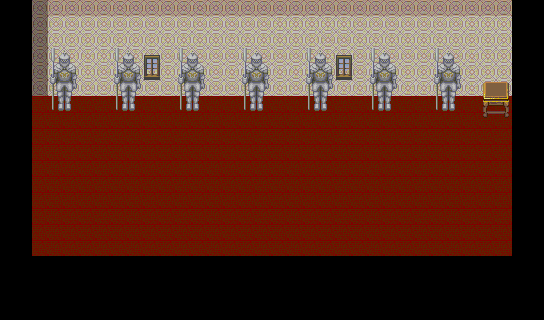

The image is a tile-based game level rendered from a .tmx file. Its description and source (layers, tilesets, objects; grid data summarised) follow:
An orthogonal 34x20 tile map with 16x16 px tiles, 5 tile layers (Base, MonoShita, MonoChu, MonoUe, ...), 3 tilesets and 23 objects.

<map version="1.0" orientation="orthogonal" renderorder="right-down" width="34" height="20" tilewidth="16" tileheight="16" backgroundcolor="#000000" nextobjectid="34">
 <tileset firstgid="1" name="youkan" tilewidth="16" tileheight="16" tilecount="480" columns="30">
  <image source="youkan.png" trans="007575" width="480" height="256" />
 </tileset>
 <tileset firstgid="481" name="ST-MsionR-I01" tilewidth="16" tileheight="16" tilecount="1984" columns="16">
  <image source="ST-MsionR-I01.png" trans="007575" width="256" height="1990" />
 </tileset>
 <tileset firstgid="2465" name="ST-Sewer-01" tilewidth="16" tileheight="16" tilecount="1504" columns="16">
  <image source="ST-Sewer-01.png" width="256" height="1504" />
 </tileset>
 <layer name="Base" width="34" height="20">
  <properties>
   <property name="cc_vertexz" value="-4" />
  </properties>
  <data>[680 cells, 300 non-empty, 1 distinct tile ids]</data>
 </layer>
 <layer name="MonoShita" width="34" height="20">
  <properties>
   <property name="cc_vertexz" value="-3" />
  </properties>
  <data>[680 cells, 180 non-empty, 6 distinct tile ids]</data>
 </layer>
 <layer name="MonoChu" width="34" height="20">
  <properties>
   <property name="cc_vertexz" value="-2" />
  </properties>
  <data>[680 cells, 62 non-empty, 12 distinct tile ids]</data>
 </layer>
 <layer name="MonoUe" width="34" height="20">
  <properties>
   <property name="cc_vertexz" value="-1" />
  </properties>
  <data>[680 cells, 6 non-empty, 6 distinct tile ids]</data>
 </layer>
 <objectgroup name="collision">
  <object id="1" x="32" y="0" width="480" height="96" />
  <object id="3" x="480" y="80" width="32" height="32" />
  <object id="4" x="432" y="48" width="32" height="64" />
  <object id="5" x="368" y="48" width="32" height="64" />
  <object id="6" x="304" y="32" width="32" height="80" />
  <object id="7" x="240" y="48" width="32" height="64" />
  <object id="8" x="176" y="48" width="32" height="64" />
  <object id="9" x="112" y="48" width="32" height="64" />
  <object id="10" x="48" y="48" width="32" height="64" />
  <object id="11" x="32" y="256" width="480" height="64" />
  <object id="12" x="512" y="0" width="32" height="112" />
  <object id="13" x="512" y="256" width="32" height="64" />
  <object id="15" x="0" y="256" width="32" height="64" />
 </objectgroup>
 <objectgroup name="event">
  <properties>
   <property name="EventID" value="1318" />
  </properties>
  <object id="19" x="512" y="112" width="32" height="144">
   <properties>
    <property name="EventID" value="1" />
    <property name="trigger" value="1" />
   </properties>
  </object>
  <object id="20" x="0" y="0" width="32" height="256">
   <properties>
    <property name="EventID" value="2" />
    <property name="trigger" value="1" />
   </properties>
  </object>
  <object id="23" x="432" y="48" width="32" height="64">
   <properties>
    <property name="EventID" value="4" />
    <property name="trigger" value="2" />
   </properties>
  </object>
  <object id="25" x="368" y="48" width="32" height="64">
   <properties>
    <property name="EventID" value="4" />
    <property name="trigger" value="2" />
   </properties>
  </object>
  <object id="27" x="304" y="48" width="32" height="64">
   <properties>
    <property name="EventID" value="4" />
    <property name="trigger" value="2" />
   </properties>
  </object>
  <object id="28" x="240" y="48" width="32" height="64">
   <properties>
    <property name="EventID" value="4" />
    <property name="trigger" value="2" />
   </properties>
  </object>
  <object id="29" x="176" y="48" width="32" height="64">
   <properties>
    <property name="EventID" value="4" />
    <property name="trigger" value="2" />
   </properties>
  </object>
  <object id="31" x="112" y="48" width="32" height="64">
   <properties>
    <property name="EventID" value="4" />
    <property name="trigger" value="2" />
   </properties>
  </object>
  <object id="32" x="48" y="48" width="32" height="64">
   <properties>
    <property name="EventID" value="4" />
    <property name="trigger" value="2" />
   </properties>
  </object>
  <object id="33" x="32" y="288" width="32" height="32">
   <properties>
    <property name="EventID" value="0" />
    <property name="trigger" value="0" />
   </properties>
  </object>
 </objectgroup>
 <layer name="shadow" width="34" height="20">
  <data>[680 cells, 6 non-empty, 1 distinct tile ids]</data>
 </layer>
</map>
